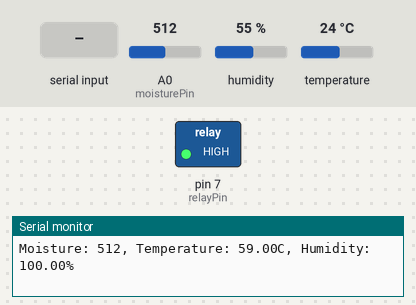
The sketch below on a simulated Arduino Uno, built with avr-gcc and run on an emulated ATmega328P. Parts: switched loads named in the sketch (green lamp = pin HIGH), the last lines printed to the serial monitor. The inputs (shaded band) are chosen by the test bench; at power-on: A0 (moisturePin) = 512, humidity 55 %, temperature 24 °C.

Above: at 1.2 s.
1.3 s: "W" received over Serial
At 3.0 s:
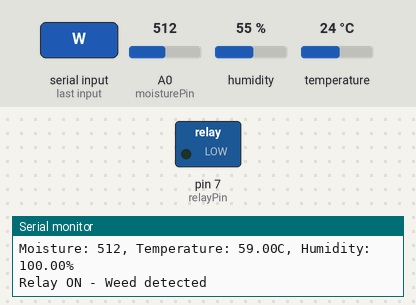
5.5 s: "0" received over Serial
Timing chart, 0 to 8.5 s (numbered marks = the images above; inputs shaded):
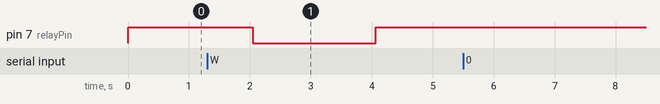

Measured:
- after the input at 1.3 s, pin 7 (relayPin): HIGH → LOW after 0.75 s, → HIGH 2.0 s later

The sketch:

weed_sprayer.ino
```cpp
#include <DHT.h>  // For reading temperature and humidity sensors

// Pin Definitions
#define moisturePin A0  // Moisture sensor connected to analog pin A0
#define DHTPIN 2        // DHT sensor connected to pin 2
#define DHTTYPE DHT11   // DHT11 sensor type

DHT dht(DHTPIN, DHTTYPE);  // Initialize the DHT sensor

int relayPin = 7;  // Pin connected to the relay module

void setup() {
  // Start the serial communication
  Serial.begin(9600);
  dht.begin();  // Initialize DHT sensor

  // Set relay pin as output and turn off relay initially
  pinMode(relayPin, OUTPUT);
  digitalWrite(relayPin, HIGH);  // Relay is OFF initially (active LOW)
}

void loop() {
  // Read moisture value (0 to 1023)
  int moistureValue = analogRead(moisturePin);

  // Read temperature and humidity from DHT sensor
  float temperature = dht.readTemperature();  // Get temperature in Celsius
  float humidity = dht.readHumidity();  // Get humidity in %

  // Check if sensor readings failed
  if (isnan(temperature) || isnan(humidity)) {
    Serial.println("Failed to read from DHT sensor");
  } else {
    // Send sensor readings to Serial Monitor
    Serial.print("Moisture: ");
    Serial.print(moistureValue);
    Serial.print(", Temperature: ");
    Serial.print(temperature+35);
    Serial.print("C, Humidity: ");
    Serial.print(humidity+45);
    Serial.println("%");
  }

  // Check for relay control signal from Flask server
  if (Serial.available() > 0) {
    char command = Serial.read();  // Read incoming byte (W or 0)

    if (command == 'W') {  // If weed is detected
      digitalWrite(relayPin, LOW);  // Turn ON relay (active LOW)
      Serial.println("Relay ON - Weed detected");
      delay(2000);  // Keep the relay ON for 2 seconds
      digitalWrite(relayPin, HIGH);  // Turn OFF relay
      Serial.println("Relay OFF");
    } else if (command == '0') {  // If no weed detected
      digitalWrite(relayPin, HIGH);  // Ensure relay is OFF
      Serial.println("Relay OFF - No weed detected");
    }
  }

  delay(2000);  // Wait 2 seconds before reading sensors again
}
```
